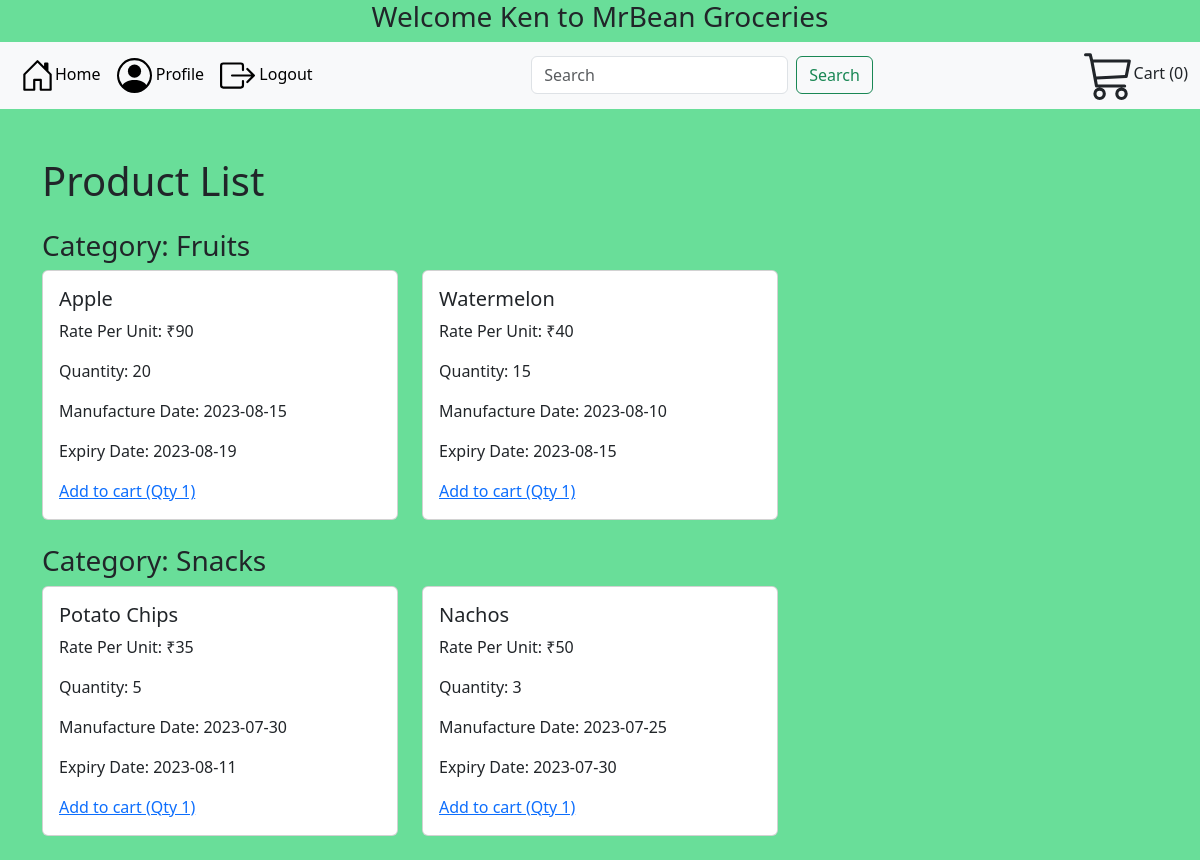
/user_dashboard/1, run on the app's committed database.
### models.py (models this page shows, shortened)
class Category(Base):
    __tablename__ = 'categories'
    id = Column(Integer, primary_key=True)
    name = Column(String, unique=True)
    products = relationship("Product")

class Product(Base):
    __tablename__ = 'products'
    id = Column(Integer, primary_key=True,autoincrement=True)
    name = Column(String)
    manufacture_date = Column(String)
    expiry_date = Column(String)
    rate_per_unit = Column(String)
    category_id = Column(Integer, ForeignKey('categories.id'))
    quantity= Column(Integer)
    profile = relationship("Profile")

### app.py (the view, shortened to what this page needs)
@app.route('/user_dashboard/<int:userid>', methods=['GET', 'POST'])
def user_dashboard(userid):
    u1=session.query(User).filter(User.role=='user', User.id==userid).first()
    if u1 is not None:
        user=session.query(User).filter(User.id==userid).first()
        name=user.fname
        print(name)
        category_items = fetch_category()
        product_items = fetch_all_products()
        cart_value= len(session.query(Cart).filter(Cart.user_id==userid).all())
        return render_template('user_dashboard.html',name=name, userid=userid, category_items=category_items,product_items=product_items, cart_value=cart_value)
    else:
        return redirect(url_for('index'))

### models.py (called while the page is built)
def fetch_category():
    u1= session.query(Category).all()
    return u1

def fetch_all_products():
    u1 = session.query(Product).all()
    return u1

### templates/user_dashboard.html (shortened to what this page needs)
<!DOCTYPE html>
<html lang="en">
<head>
    <link href="https://cdn.jsdelivr.net/npm/bootstrap@5.3.0/dist/css/bootstrap.min.css" rel="stylesheet">
</head>
<body>
<center><h3>Welcome {{ name }} to MrBean Groceries</h3></center>
<nav class="navbar navbar-expand-lg bg-body-tertiary">
  <div class="container-fluid">
    <div class="collapse navbar-collapse" id="navbarNavDropdown">
      <ul class="navbar-nav">
        <li class="nav-item">
          <a class="nav-link active" aria-current="page" href="/user_dashboard/{{ userid }}">
            Home
          </a>
        </li>
        <li class="nav-item">
          <a class="nav-link active" aria-current="page" href="/profile/{{ userid }}">
 Profile
          </a>
        </li>
        <li class="nav-item">
          <a class="nav-link active" aria-current="page" href="/logout">
 Logout
          </a>
        </li>
      </ul>
      <form class="d-flex mx-auto" role="search" action="/user_dashboard/{{ userid}}" method="post">
        <input class="form-control me-2" type="search" name="query" placeholder="Search" aria-label="Search">
        <button class="btn btn-outline-success" type="submit">
           Search
        </button>
      </form>
      <ul class="navbar-nav ml-auto">
        <li class="nav-item">
              {% if cart_value <=0 %}
                    Cart (0)
              {% endif %}
        </li>
      </ul>
    </div>
  </div>
</nav>
    <div class="container mt-5">
    <h1 class="mb-4">Product List</h1>
    {% for category in category_items %}
        <h3>Category: {{ category.name }}</h3>
        <div class="row">
        {% for product in product_items %}
            {% if category.id == product.category_id %}
            <div class="col-md-4">
                <div class="card mb-4">
                    <div class="card-body">
                        <h5 class="card-title">{{ product.name }}</h5>
                        <p class="card-text">Rate Per Unit: ₹{{ product.rate_per_unit }}</p>
                        <p class="card-text">Quantity: {{ product.quantity if product.quantity else "Out of Stock" }}</p>
                        <p class="card-text">Manufacture Date: {{ product.manufacture_date }}</p>
                        <p class="card-text">Expiry Date: {{ product.expiry_date }}</p>
                        {% if product.quantity != 0 %}
                        <a href="/Add_to_cart/{{ userid }}/{{ product.id }}">Add to cart (Qty 1)</a>
                        {% endif %}
                    </div>
                </div>
            </div>
            {% endif %}
        {% endfor %}
        </div>
    {% endfor %}
    </div>
</body>
</html>

### templates/user_dashboard.html (style rules this page uses)
body { background-color: rgb(105, 222, 153); }

### data on the page
Category: name "Fruits"
Product: name "Apple", rate_per_unit "90", quantity "20", manufacture_date "2023-08-15", expiry_date "2023-08-19"
Product: name "Watermelon", rate_per_unit "40", quantity "15", manufacture_date "2023-08-10", expiry_date "2023-08-15"
Category: name "Snacks"
Product: name "Potato Chips", rate_per_unit "35", quantity "5", manufacture_date "2023-07-30", expiry_date "2023-08-11"
Product: name "Nachos", rate_per_unit "50", quantity "3", manufacture_date "2023-07-25", expiry_date "2023-07-30"
